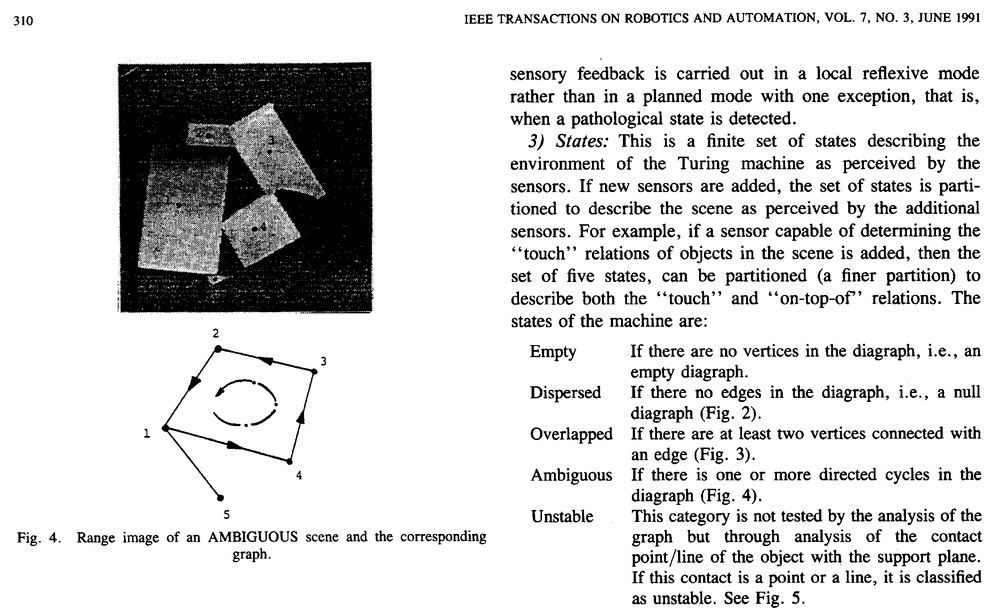
#> input picture Trabalho4/Código e Resultados/bitmap.pbm, 1000 x 615 px, shrunk from 2233 x 1374 before the run
$ jupyter execute trabalho4_ra174847_mc920.ipynb
#> lines starting #> are read from the running program, lines starting #| are printed output that depends on the picture; after the words box and inside, x2 and y2 are one past the last pixel; in counts of white or black regions, pixels touching at a corner belong together
[cell 1]
# TRABALHO 4 de MC920
# Aluno: Miguel Augusto Silva Guida     RA: 174847


import cv2
import numpy as np
import matplotlib.pyplot as plt

img = cv2.imread('bitmap.pbm', 0)
#> img is the input picture: shape (615, 1000); min 0, max 255, mean 215.8

# inverter a imagem
img[img == 0] = 1
#> img: shape (615, 1000); 6.89% of pixels changed, all inside (x1, y1, x2, y2) = (17, 13, 981, 607)
img[img == 255] = 0


# conta quantas transicoes de preto p/branco tem na horizontal
def horizontalTransitions(array):
    count = 0
    x, y = np.shape(array)
    for i in range(0,x):
        for j in range(0,y -1):
            if array[i][j] != array[i][j+1]:
                count += 1
    return count

# conta quantas transicoes de preto p/branco tem na vertical
def verticalTransitions(array):
    count = 0
    x, y = np.shape(array)
    for i in range(0,x -1):
        for j in range(0,y):
            if array[i][j] != array[i+1][j]:
                count += 1
    return count


# ----- Segmentação por linhas -----


# PASSOS DO TRABALHO
kernel = np.ones((1, 100),np.uint8) #12 para separar palavras
# 1 DILATACAO
dilation = cv2.dilate(img,kernel,iterations = 1)
# 2 EROSAO
erosion1 = cv2.erode(dilation,kernel,iterations = 1)

cv2.imwrite('dilation1-lines.pbm', dilation)
cv2.imwrite('erosion1-lines.pbm', erosion1)

plt.subplot(121),plt.imshow(dilation, cmap = 'gray')
plt.title('Dilatacao'), plt.xticks([]), plt.yticks([])
plt.subplot(122),plt.imshow(erosion1, cmap = 'gray')
plt.title('Erosao'), plt.xticks([]), plt.yticks([])
plt.show()
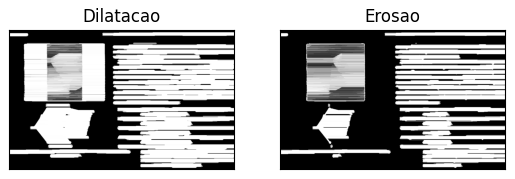
#> figure drawn by matplotlib, 2 panels

kernel = np.ones((200, 1),np.uint8) #20 para separar palavras
# 3 DILATACAO
dilation = cv2.dilate(img,kernel,iterations = 1)
# 4 EROSAO
erosion2 = cv2.erode(dilation,kernel,iterations = 1)

cv2.imwrite('dilation2-lines.pbm', dilation)
cv2.imwrite('erosion2-lines.pbm', erosion2)

plt.subplot(121),plt.imshow(dilation, cmap = 'gray')
plt.title('Dilatacao'), plt.xticks([]), plt.yticks([])
plt.subplot(122),plt.imshow(erosion2, cmap = 'gray')
plt.title('Erosao'), plt.xticks([]), plt.yticks([])
plt.show()

# 5
andArray = np.logical_and(erosion1, erosion2)
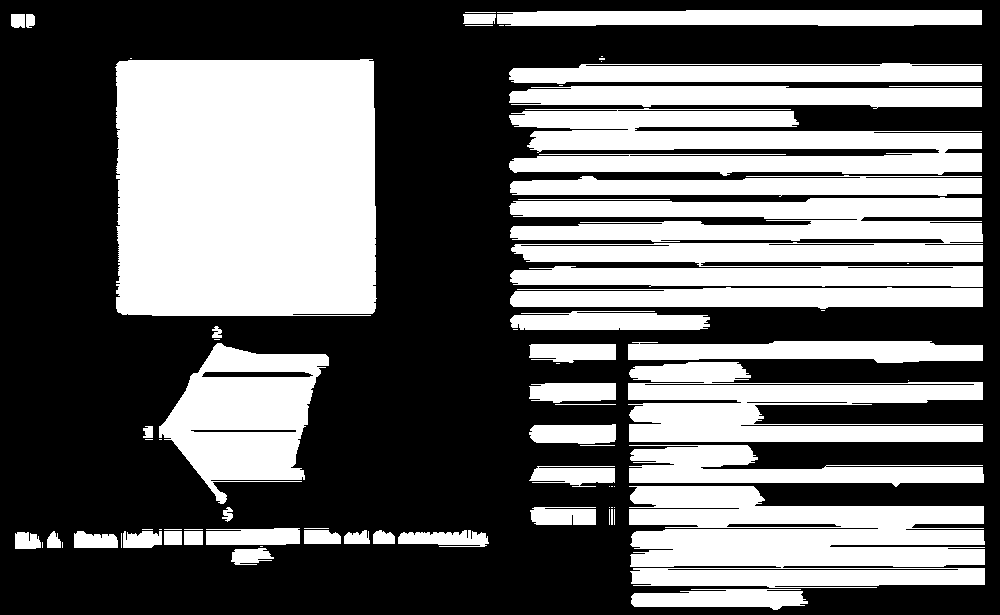
#> andArray: shape (615, 1000) bool; 41.7% white; 76 white regions (30 under 20 px), largest, box (x1, y1, x2, y2) and area: (115, 59, 377, 316) 65850, (509, 197, 983, 287) 33278, (629, 486, 985, 588) 28088

step5 = np.where(andArray, 1, 0)
step5 = np.uint8(step5)

cv2.imwrite('step5-lines.pbm', step5)

# 6
kernel = np.ones((1, 30),np.uint8) #12 para separar palavras
closing = cv2.morphologyEx(step5, cv2.MORPH_CLOSE, kernel)
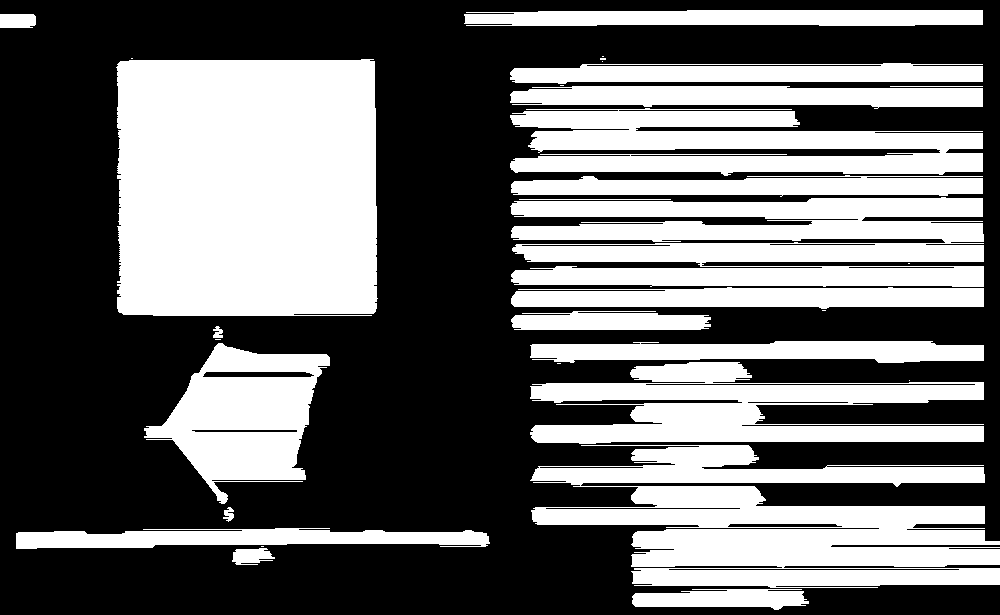
#> closing: shape (615, 1000); values 0 (black) and 1 (white), 42.3% white; 32 white regions (11 under 20 px)

cv2.imwrite('closing-lines.pbm', closing)

plt.imshow(closing, cmap='gray')
plt.show()


# 7
contours, hier = cv2.findContours(closing, cv2.RETR_EXTERNAL, cv2.CHAIN_APPROX_SIMPLE)
#> contours = 32 contours, 13 with area under 20; largest, box (x1, y1, x2, y2) and area: (116, 59, 378, 316) 65238, (530, 445, 1000, 588) 38038, (510, 197, 984, 287) 31260, (530, 362, 984, 444) 19718, (510, 108, 983, 176) 19530

#volta imagem para seu estado inicial.
img[img == 0] = 255
img[img == 1] = 0
#> img: shape (615, 1000); min 0, max 255, mean 215.8
img[img == 255] = 1


regioesClassificadas = 0
for c in contours:
    # pega dimensoes do retangulo
    x, y, w, h = cv2.boundingRect(c)


    array = img[y:y+h, x:x+w]
    black = array[array == 0].size
    white = array[array == 255].size
    black_ratio = black/array.size
    horz = horizontalTransitions(array)
    vert = verticalTransitions(array)
    trans_ratio = (horz + vert)/(black +1)
    #print(x, x+w, y, y+h, np.shape(array), " --- ",black, white, " --- ", trans_ratio)

    # desenha retangulo apenas se ele eh classificado como texto.
    if(black_ratio > 0.1) & (black_ratio < 0.8) & (trans_ratio > 0.60) :
        cv2.rectangle(img, (x, y), (x+w, y+h), (0, 255, 0), 2)
        regioesClassificadas += 1
#> this loop made 32 passes
#> (w, h, black, black_ratio, horz, vert) on pass 27: (262, 257, 34593, 0.514, 34996, 36017)
#> (w, h, black, black_ratio, horz, vert) on passes 1, 2, 4, 5, 6, 9: (177, 21, 225, 0.0605, 1903, 2025), (43, 17, 40, 0.0547, 434, 492), (474, 21, 434, 0.0436, 4677, 5198), (11, 15, 4, 0.0242, 88, 95), (470, 143, 2609, 0.0388, 23826, 25669), (454, 82, 1384, 0.0372, 12590, 13361)
#> pass 1, `array = img[y:y+h, x:x+w]`:
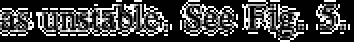
#> array: shape (21, 177) (shown 2 times larger); min 0, max 254, mean 66.1
#> after the loop:
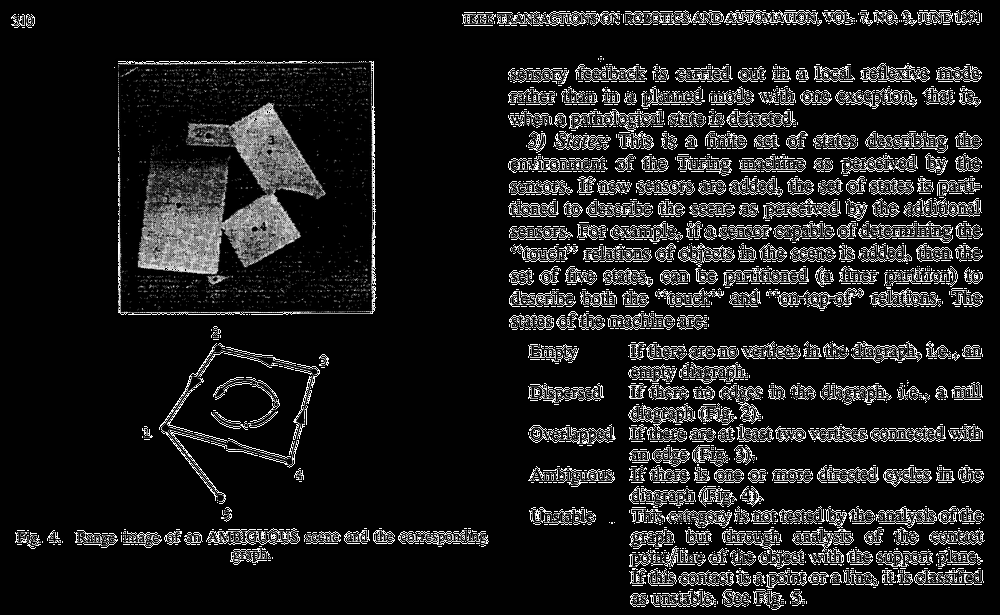
#> img: shape (615, 1000); min 0, max 254, mean 29.1
#> after the loop, regioesClassificadas = 1


print(len(contours), " --- ", regioesClassificadas)
#| 32  ---  1
plt.imshow(img, cmap='gray')
plt.show()

cv2.imwrite('contours-lines.pbm', img)
#> Out = True

[cell 2]
# ----- Segmentação por palavras -----


img = cv2.imread('bitmap.pbm', 0)

# inverter a imagem
img[img == 0] = 1
img[img == 255] = 0

# PASSOS DO TRABALHO
kernel = np.ones((1, 12),np.uint8) #12 para separar palavras
# 1 DILATACAO
dilation = cv2.dilate(img,kernel,iterations = 1)
# 2 EROSAO
erosion1 = cv2.erode(dilation,kernel,iterations = 1)

cv2.imwrite('dilation1-words.pbm', dilation)
cv2.imwrite('erosion1-words.pbm', erosion1)

plt.subplot(121),plt.imshow(dilation, cmap = 'gray')
plt.title('Dilatacao'), plt.xticks([]), plt.yticks([])
plt.subplot(122),plt.imshow(erosion1, cmap = 'gray')
plt.title('Erosao'), plt.xticks([]), plt.yticks([])
plt.show()

kernel = np.ones((20, 1),np.uint8) #20 para separar palavras
# 3 DILATACAO
dilation = cv2.dilate(img,kernel,iterations = 1)
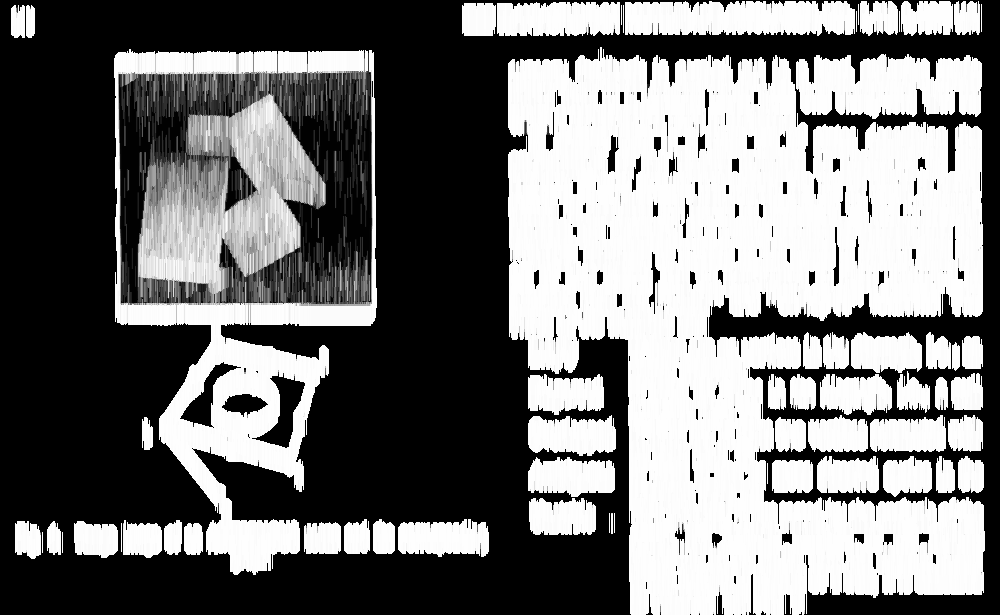
#> dilation: shape (615, 1000); min 0, max 254, mean 119.4
# 4 EROSAO
erosion2 = cv2.erode(dilation,kernel,iterations = 1)
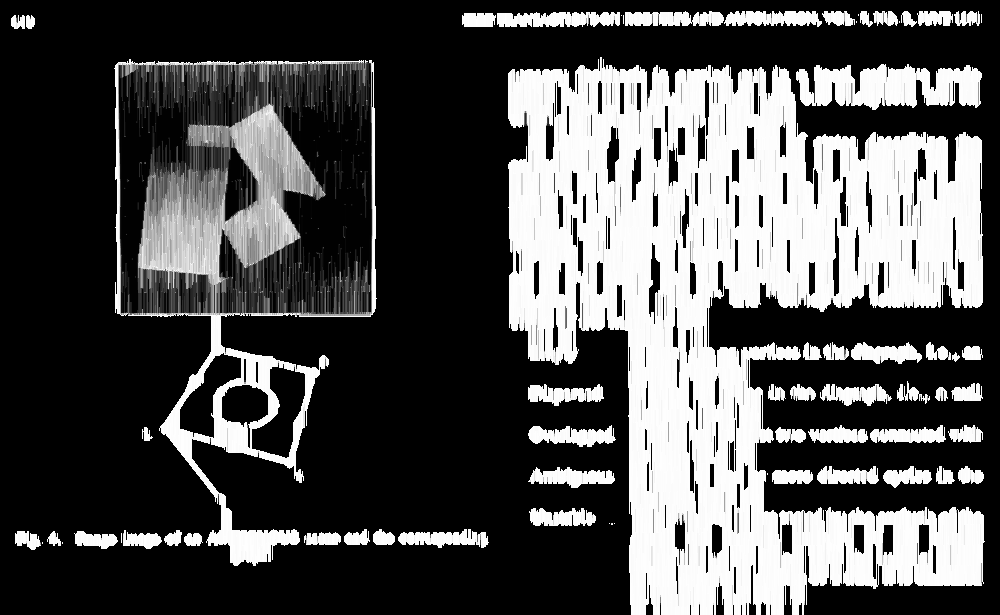
#> erosion2: shape (615, 1000); min 0, max 254, mean 81.9

cv2.imwrite('dilation2-words.pbm', dilation)
cv2.imwrite('erosion2-words.pbm', erosion2)

plt.subplot(121),plt.imshow(dilation, cmap = 'gray')
plt.title('Dilatacao'), plt.xticks([]), plt.yticks([])
plt.subplot(122),plt.imshow(erosion2, cmap = 'gray')
plt.title('Erosao'), plt.xticks([]), plt.yticks([])
plt.show()

# 5
andArray = np.logical_and(erosion1, erosion2)
#> andArray: shape (615, 1000) bool; 31.1% white; 587 white regions (350 under 20 px), largest, box (x1, y1, x2, y2) and area: (115, 60, 377, 316) 65000, (160, 343, 320, 504) 3344, (569, 109, 665, 150) 1974

step5 = np.where(andArray, 1, 0)
step5 = np.uint8(step5)

cv2.imwrite('step5-words.pbm', step5)

# 6
kernel = np.ones((1, 12),np.uint8) #12 para separar palavras
closing = cv2.morphologyEx(step5, cv2.MORPH_CLOSE, kernel)
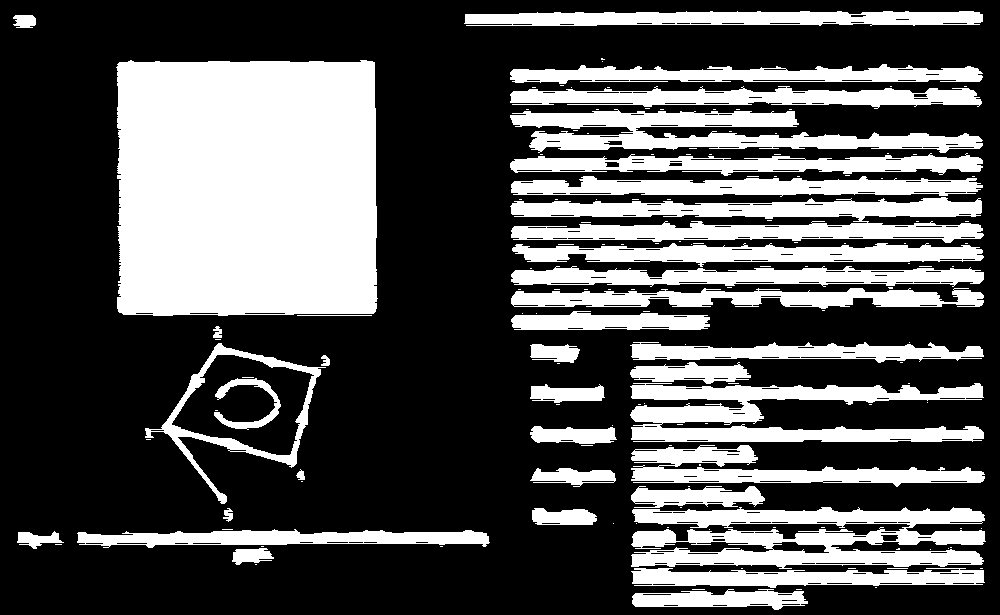
#> closing: shape (615, 1000); values 0 (black) and 1 (white), 33.3% white; 154 white regions (117 under 20 px)

cv2.imwrite('closing-words.pbm', closing)

plt.imshow(closing, cmap='gray')
plt.show()


# 7
contours, hier = cv2.findContours(closing, cv2.RETR_EXTERNAL, cv2.CHAIN_APPROX_SIMPLE)
#> contours = 151 contours, 117 with area under 20; largest, box (x1, y1, x2, y2) and area: (116, 60, 378, 316) 64698, (631, 507, 986, 569) 13485, (510, 197, 984, 243) 12768, (145, 343, 326, 504) 12312, (630, 383, 984, 442) 10388

#volta imagem para seu estado inicial.
img[img == 0] = 255
img[img == 1] = 0
img[img == 255] = 1


regioesClassificadas = 0
for c in contours:
    # pega dimensoes do retangulo
    x, y, w, h = cv2.boundingRect(c)


    array = img[y:y+h, x:x+w]
    black = array[array == 0].size
    white = array[array == 255].size
    black_ratio = black/array.size
    horz = horizontalTransitions(array)
    vert = verticalTransitions(array)
    #print(x, x+w, y, y+h, np.shape(array), " --- ",black, white, " --- ", black_ratio)

    # desenha retangulo apenas se ele eh classificado como texto.
    if(black_ratio > 0.1) & (black_ratio < 0.8):
        cv2.rectangle(img, (x, y), (x+w, y+h), (0, 255, 0), 2)
        regioesClassificadas += 1
#> this loop made 151 passes
#> c on passes 15 to 17: [[950, 547], [951, 547]], [[440, 546], [442, 546]], [[261, 546], [263, 546]]
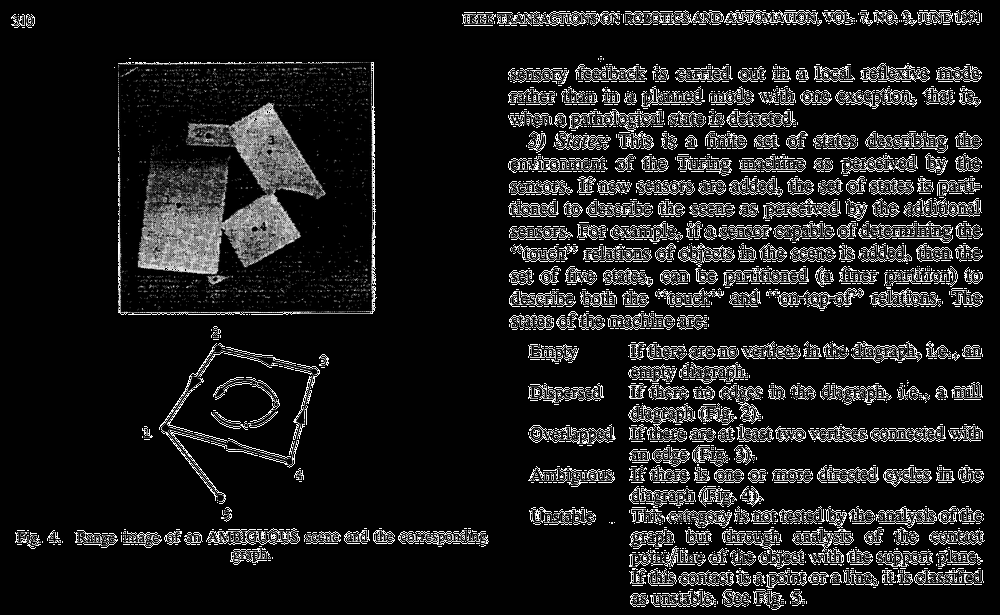
#> img: shape (615, 1000); min 0, max 254, mean 29


print(len(contours), " --- ", regioesClassificadas)
#| 151  ---  1
plt.imshow(img, cmap='gray')
plt.show()

cv2.imwrite('contours-words.pbm', img)
#> Out = True
